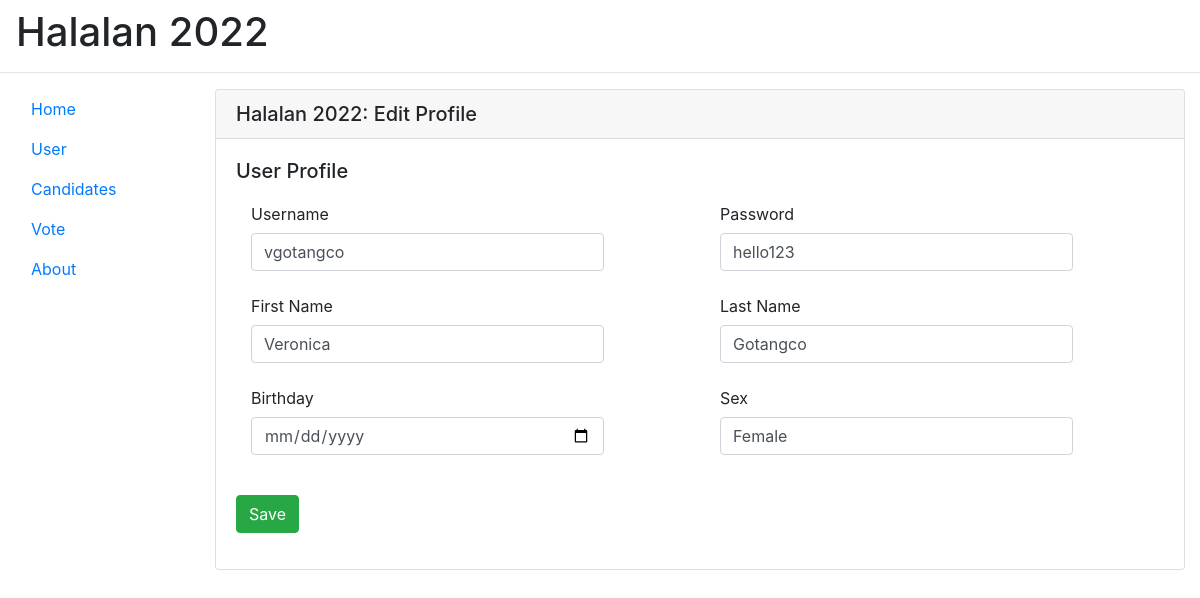
Screenshot of /update_user/5/ with the database file from the repository.
### halalan2022/models.py (models this page shows, shortened)
class Users(models.Model):
    username = models.CharField(max_length = 200, blank = False, unique = True)
    password = models.CharField(max_length = 200, blank = False)
    first_name = models.CharField(max_length = 200, blank = False)
    last_name = models.CharField(max_length = 200, blank = False)
    birthday = models.DateField(null = True)
    sex = models.CharField(max_length = 200)
    objects = models.Manager()

### halalan2022/views.py (the view)
# urls.py: path('update_user/<int:uid>/', views.update_user, name='update_user'),
def update_user(request, uid):
    if (request.method == 'POST'):
        uname = request.POST.get('uname')
        pword = request.POST.get('pword')
        firstname = request.POST.get('fname')
        lastname = request.POST.get('lname')
        bday = request.POST.get('bday')
        sex = request.POST.get('sex')
        Users.objects.filter(pk=uid).update(username = uname, password = pword, first_name = firstname, last_name = lastname, birthday = bday, sex = sex)
        return redirect('view_user', uid = uid)
    else:
        usr = get_object_or_404(Users, pk=uid)
        return render(request, 'halalan2022/update_user.html', {'usrid':uid, 'uname':usr.username, 'pword':usr.password, 'fname':usr.first_name, 'lname':usr.last_name, 'bday':usr.birthday, 'sex':usr.sex})

### halalan2022/templates/halalan2022/update_user.html
{% extends 'halalan2022/base.html' %}
{% load static %}
{% block content %}
<div class="card">
    <h5 class="card-header">Halalan 2022: Edit Profile</h5>
    <div class="card-body">
        <h5 class="card-title">User Profile</h5>
    <form method="POST" action="{% url 'update_user' uid=usrid %}">{% csrf_token %}
        <div class="form-row">
            <div class="form-group col-md-6">
                <label for="uname" class="col-sm-4 col-form-label">Username</label>
                <div class="col-sm-10">
                    <input type="text" class="form-control" id="uname" name="uname" value="{{uname}}">
                </div>
            </div>
            <div class="form-group col-md-6">
                <label for="pword" class="col-sm-4 col-form-label">Password</label>
                <div class="col-sm-10">
                    <input type="text" class="form-control" id="pword" name="pword" value="{{pword}}">
                </div>
            </div>
        </div>
        <div class="form-row">
            <div class="form-group col-md-6">
                <label for="fname" class="col-sm-5 col-form-label">First Name</label>
                <div class="col-sm-10">
                    <input type="text" class="form-control" id="fname" name="fname" value="{{fname}}">
                </div>
            </div>
            <div class="form-group col-md-6">
                <label for="lname" class="col-sm-5 col-form-label">Last Name</label>
                <div class="col-sm-10">
                    <input type="text" class="form-control" id="lname" name="lname" value="{{lname}}">
                </div>
            </div>
        </div>
        <div class="form-row">
            <div class="form-group col-md-6">
                <label for="bday" class="col-sm-4 col-form-label">Birthday</label>
                <div class="col-sm-10">
                    <input type="date" class="form-control" id="bday" name="bday" value="{{bday}}">
                </div>
            </div>
            <div class="form-group col-md-6">
                <label for="sex" class="col-sm-4 col-form-label">Sex</label>
                <div class="col-sm-10">
                    <input type="text" class="form-control" id="sex" name="sex" value="{{sex}}">
                </div>
            </div>
        </div>
        <br>
        <p>
            <button class="btn btn-success" type="submit">Save</button>
        </p>
    </form>
    </div>
</div>
{% endblock %}

### rows the page displays
Users: uname "vgotangco", pword "hello123", fname "Veronica", lname "Gotangco", sex "Female"
